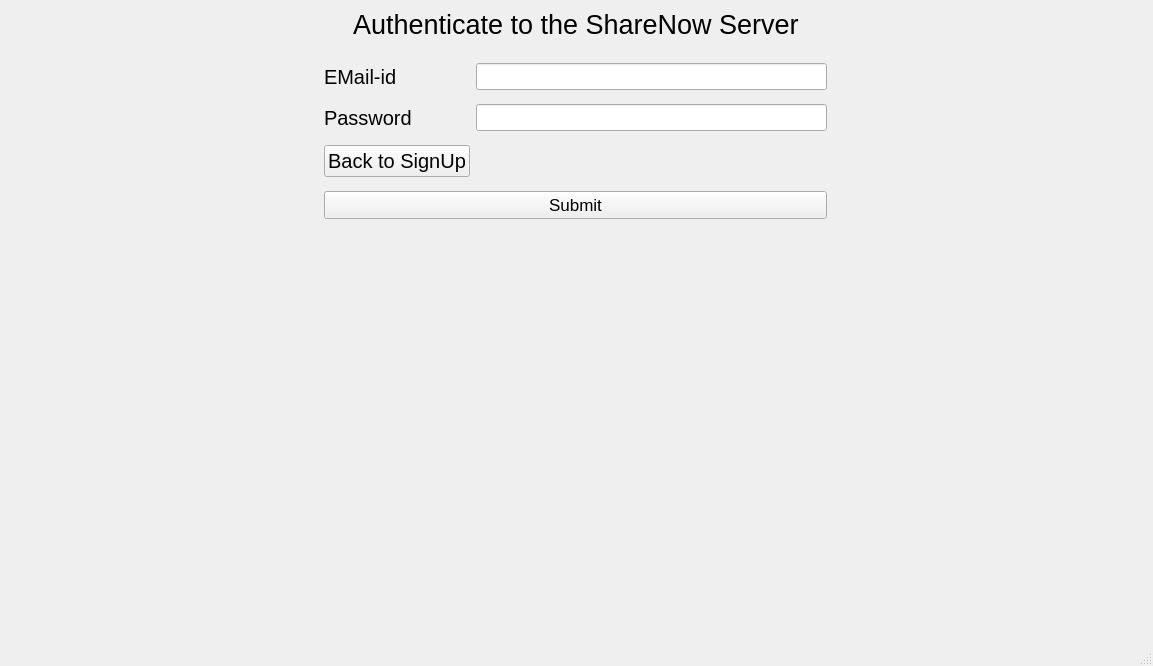
<?xml version="1.0" encoding="UTF-8"?>
<ui version="4.0">
 <class>MainWindow</class>
 <widget class="QMainWindow" name="MainWindow">
  <property name="geometry">
   <rect>
    <x>0</x>
    <y>0</y>
    <width>1153</width>
    <height>666</height>
   </rect>
  </property>
  <property name="sizePolicy">
   <sizepolicy hsizetype="Fixed" vsizetype="Fixed">
    <horstretch>0</horstretch>
    <verstretch>0</verstretch>
   </sizepolicy>
  </property>
  <property name="windowTitle">
   <string>MainWindow</string>
  </property>
  <property name="layoutDirection">
   <enum>Qt::LeftToRight</enum>
  </property>
  <property name="styleSheet">
   <string notr="true"/>
  </property>
  <widget class="QWidget" name="centralwidget">
   <layout class="QVBoxLayout" name="verticalLayout">
    <item alignment="Qt::AlignHCenter">
     <widget class="QLabel" name="label_3">
      <property name="font">
       <font>
        <pointsize>20</pointsize>
       </font>
      </property>
      <property name="text">
       <string>Authenticate to the ShareNow Server</string>
      </property>
     </widget>
    </item>
    <item>
     <layout class="QHBoxLayout" name="horizontalLayout">
      <item>
       <spacer name="horizontalSpacer">
        <property name="orientation">
         <enum>Qt::Horizontal</enum>
        </property>
        <property name="sizeHint" stdset="0">
         <size>
          <width>288</width>
          <height>20</height>
         </size>
        </property>
       </spacer>
      </item>
      <item>
       <widget class="QWidget" name="widget" native="true">
        <property name="sizePolicy">
         <sizepolicy hsizetype="Fixed" vsizetype="Fixed">
          <horstretch>0</horstretch>
          <verstretch>0</verstretch>
         </sizepolicy>
        </property>
        <property name="minimumSize">
         <size>
          <width>521</width>
          <height>191</height>
         </size>
        </property>
        <property name="maximumSize">
         <size>
          <width>521</width>
          <height>191</height>
         </size>
        </property>
        <property name="layoutDirection">
         <enum>Qt::LeftToRight</enum>
        </property>
        <layout class="QGridLayout" name="gridLayout">
         <item row="0" column="0">
          <widget class="QLabel" name="label">
           <property name="font">
            <font>
             <pointsize>15</pointsize>
            </font>
           </property>
           <property name="text">
            <string>EMail-id</string>
           </property>
          </widget>
         </item>
         <item row="0" column="1">
          <widget class="QLineEdit" name="email_input">
           <property name="font">
            <font>
             <pointsize>12</pointsize>
            </font>
           </property>
          </widget>
         </item>
         <item row="1" column="0">
          <widget class="QLabel" name="label_2">
           <property name="font">
            <font>
             <pointsize>15</pointsize>
            </font>
           </property>
           <property name="text">
            <string>Password</string>
           </property>
          </widget>
         </item>
         <item row="1" column="1">
          <widget class="QLineEdit" name="password_input">
           <property name="font">
            <font>
             <pointsize>12</pointsize>
            </font>
           </property>
           <property name="echoMode">
            <enum>QLineEdit::Normal</enum>
           </property>
          </widget>
         </item>
         <item row="2" column="0" alignment="Qt::AlignLeft">
          <widget class="QPushButton" name="state_change_button">
           <property name="font">
            <font>
             <pointsize>15</pointsize>
            </font>
           </property>
           <property name="text">
            <string>Back to SignUp</string>
           </property>
          </widget>
         </item>
         <item row="3" column="0" colspan="2">
          <widget class="QPushButton" name="submit_button">
           <property name="font">
            <font>
             <pointsize>13</pointsize>
            </font>
           </property>
           <property name="text">
            <string>Submit</string>
           </property>
          </widget>
         </item>
        </layout>
       </widget>
      </item>
      <item>
       <spacer name="horizontalSpacer_2">
        <property name="orientation">
         <enum>Qt::Horizontal</enum>
        </property>
        <property name="sizeHint" stdset="0">
         <size>
          <width>308</width>
          <height>20</height>
         </size>
        </property>
       </spacer>
      </item>
     </layout>
    </item>
    <item>
     <spacer name="verticalSpacer">
      <property name="orientation">
       <enum>Qt::Vertical</enum>
      </property>
      <property name="sizeHint" stdset="0">
       <size>
        <width>17</width>
        <height>374</height>
       </size>
      </property>
     </spacer>
    </item>
   </layout>
  </widget>
  <widget class="QStatusBar" name="statusbar"/>
 </widget>
 <resources/>
 <connections/>
</ui>
